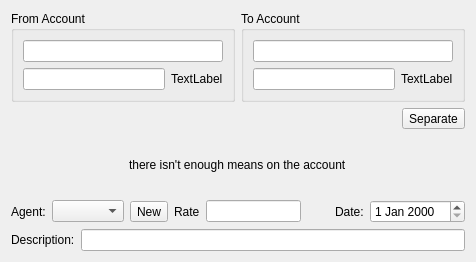
<?xml version="1.0" encoding="UTF-8"?>
<ui version="4.0">
 <class>EditOperation</class>
 <widget class="QWidget" name="EditOperation">
  <property name="geometry">
   <rect>
    <x>0</x>
    <y>0</y>
    <width>476</width>
    <height>262</height>
   </rect>
  </property>
  <property name="windowTitle">
   <string>Operation</string>
  </property>
  <layout class="QVBoxLayout" name="verticalLayout_4">
   <item>
    <layout class="QGridLayout" name="gridLayout_5">
     <item row="0" column="1">
      <widget class="QGroupBox" name="groupBox_2">
       <property name="title">
        <string>To Account</string>
       </property>
       <layout class="QVBoxLayout" name="verticalLayout_2">
        <item>
         <widget class="AccountOper2" name="toWidget"/>
        </item>
        <item>
         <layout class="QGridLayout" name="gridLayout_3">
          <item row="0" column="0">
           <layout class="QHBoxLayout" name="horizontalLayout_4">
            <item>
             <widget class="currencyEdit" name="toSpinBox"/>
            </item>
            <item>
             <widget class="QLabel" name="to_cod">
              <property name="text">
               <string>TextLabel</string>
              </property>
             </widget>
            </item>
           </layout>
          </item>
         </layout>
        </item>
       </layout>
      </widget>
     </item>
     <item row="0" column="0">
      <widget class="QGroupBox" name="groupBox">
       <property name="title">
        <string>From Account</string>
       </property>
       <layout class="QVBoxLayout" name="verticalLayout">
        <item>
         <widget class="AccountOper2" name="fromWidget"/>
        </item>
        <item>
         <layout class="QGridLayout" name="gridLayout_2">
          <item row="0" column="0">
           <layout class="QHBoxLayout" name="horizontalLayout_3">
            <item>
             <widget class="currencyEdit" name="fromSpinBox"/>
            </item>
            <item>
             <widget class="QLabel" name="from_cod">
              <property name="text">
               <string>TextLabel</string>
              </property>
             </widget>
            </item>
           </layout>
          </item>
         </layout>
        </item>
       </layout>
      </widget>
     </item>
     <item row="1" column="1">
      <layout class="QHBoxLayout" name="horizontalLayout_9">
       <item>
        <spacer name="horizontalSpacer_6">
         <property name="orientation">
          <enum>Qt::Horizontal</enum>
         </property>
         <property name="sizeHint" stdset="0">
          <size>
           <width>40</width>
           <height>20</height>
          </size>
         </property>
        </spacer>
       </item>
       <item>
        <widget class="QToolButton" name="separateButton">
         <property name="text">
          <string>Separate</string>
         </property>
         <property name="checkable">
          <bool>false</bool>
         </property>
        </widget>
       </item>
      </layout>
     </item>
    </layout>
   </item>
   <item>
    <layout class="QHBoxLayout" name="horizontalLayout_6">
     <item>
      <spacer name="horizontalSpacer_4">
       <property name="orientation">
        <enum>Qt::Horizontal</enum>
       </property>
       <property name="sizeHint" stdset="0">
        <size>
         <width>40</width>
         <height>20</height>
        </size>
       </property>
      </spacer>
     </item>
     <item>
      <widget class="QLabel" name="warning">
       <property name="text">
        <string>there isn't enough means on the account</string>
       </property>
      </widget>
     </item>
     <item>
      <spacer name="horizontalSpacer_5">
       <property name="orientation">
        <enum>Qt::Horizontal</enum>
       </property>
       <property name="sizeHint" stdset="0">
        <size>
         <width>40</width>
         <height>20</height>
        </size>
       </property>
      </spacer>
     </item>
    </layout>
   </item>
   <item>
    <layout class="QGridLayout" name="gridLayout_4">
     <item row="0" column="7">
      <widget class="MyDateEdit" name="dateEdit"/>
     </item>
     <item row="0" column="6">
      <widget class="QLabel" name="label_4">
       <property name="text">
        <string>Date:</string>
       </property>
      </widget>
     </item>
     <item row="0" column="4">
      <widget class="currencyEdit" name="kursEdit"/>
     </item>
     <item row="0" column="1">
      <widget class="AgentComboBox" name="agent_comboBox"/>
     </item>
     <item row="0" column="3">
      <widget class="QLabel" name="label_7">
       <property name="text">
        <string>Rate</string>
       </property>
      </widget>
     </item>
     <item row="0" column="5">
      <spacer name="horizontalSpacer_2">
       <property name="orientation">
        <enum>Qt::Horizontal</enum>
       </property>
       <property name="sizeHint" stdset="0">
        <size>
         <width>40</width>
         <height>20</height>
        </size>
       </property>
      </spacer>
     </item>
     <item row="0" column="0">
      <widget class="QLabel" name="label_6">
       <property name="text">
        <string>Agent:</string>
       </property>
      </widget>
     </item>
     <item row="0" column="2">
      <widget class="QToolButton" name="newAgentButton">
       <property name="toolTip">
        <string>&lt;html&gt;&lt;head/&gt;&lt;body&gt;&lt;p&gt;Add new agent&lt;/p&gt;&lt;/body&gt;&lt;/html&gt;</string>
       </property>
       <property name="text">
        <string>New</string>
       </property>
      </widget>
     </item>
    </layout>
   </item>
   <item>
    <layout class="QGridLayout" name="gridLayout">
     <item row="4" column="1">
      <widget class="QLineEdit" name="descrEdit"/>
     </item>
     <item row="4" column="0">
      <widget class="QLabel" name="label_5">
       <property name="text">
        <string>Description:</string>
       </property>
      </widget>
     </item>
    </layout>
   </item>
  </layout>
 </widget>
 <customwidgets>
  <customwidget>
   <class>AccountOper2</class>
   <extends>QLineEdit</extends>
   <header location="global">accountoper2.h</header>
  </customwidget>
  <customwidget>
   <class>currencyEdit</class>
   <extends>QLineEdit</extends>
   <header location="global">widgets/currencyedit.h</header>
  </customwidget>
  <customwidget>
   <class>MyDateEdit</class>
   <extends>QDateEdit</extends>
   <header location="global">widgets/mydateedit.h</header>
  </customwidget>
  <customwidget>
   <class>AgentComboBox</class>
   <extends>QComboBox</extends>
   <header location="global">widgets/agentcombobox.h</header>
  </customwidget>
 </customwidgets>
 <tabstops>
  <tabstop>fromWidget</tabstop>
  <tabstop>fromSpinBox</tabstop>
  <tabstop>toWidget</tabstop>
  <tabstop>toSpinBox</tabstop>
  <tabstop>separateButton</tabstop>
  <tabstop>agent_comboBox</tabstop>
  <tabstop>newAgentButton</tabstop>
  <tabstop>kursEdit</tabstop>
  <tabstop>dateEdit</tabstop>
  <tabstop>descrEdit</tabstop>
 </tabstops>
 <resources/>
 <connections/>
</ui>
